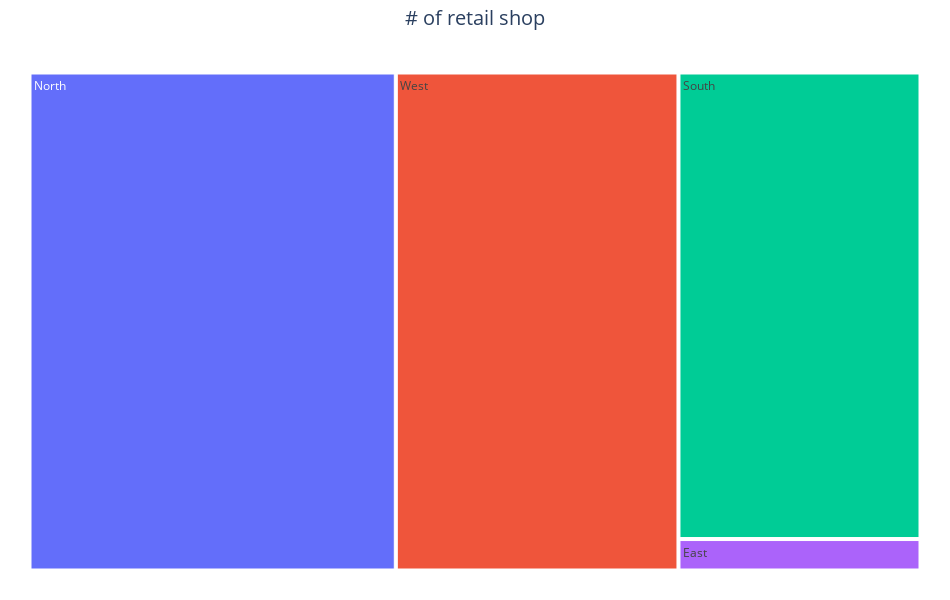

Source (notebook cell):
### Markdown cell above
### Number of retail shops in each zone

### Code cell
retail_zone_df = fmcg_data.groupby(["zone","wh_regional_zone" ], as_index=False)[["retail_shop_num"]].count()
retail_zone_df.columns = ["Zone", "WareHouse Zone","# of retail shop"]
fig = px.treemap(retail_zone_df, path=["Zone"], values="# of retail shop", width=950, height=600)
fig.update_layout(title_text="# of retail shop",
                  title_x=0.5, title_font=dict(size=20)
                  )
fig.update_layout(margin = dict(t=50, l=25, r=25, b=25))
fig.show()

### Figure 1 — Plotly figure (JSON) as saved in the notebook; plotly's stock layout.template omitted (floating-point values rounded to 4 significant figures)
{"data": [{"branchvalues": "total", "domain": {"x": [0, 1], "y": [0, 1]}, "hovertemplate": "labels=%{label}<br># of retail shop=%{value}<br>parent=%{parent}<br>id=%{id}<extra></extra>", "ids": ["East", "North", "South", "West"], "labels": ["East", "North", "South", "West"], "name": "", "parents": ["", "", "", ""], "type": "treemap", "values": [429, 10278, 6362, 7931]}], "layout": {"height": 600, "legend": {"tracegroupgap": 0}, "margin": {"b": 25, "l": 25, "r": 25, "t": 50}, "title": {"font": {"size": 20}, "text": "# of retail shop", "x": 0.5}, "width": 950}}
